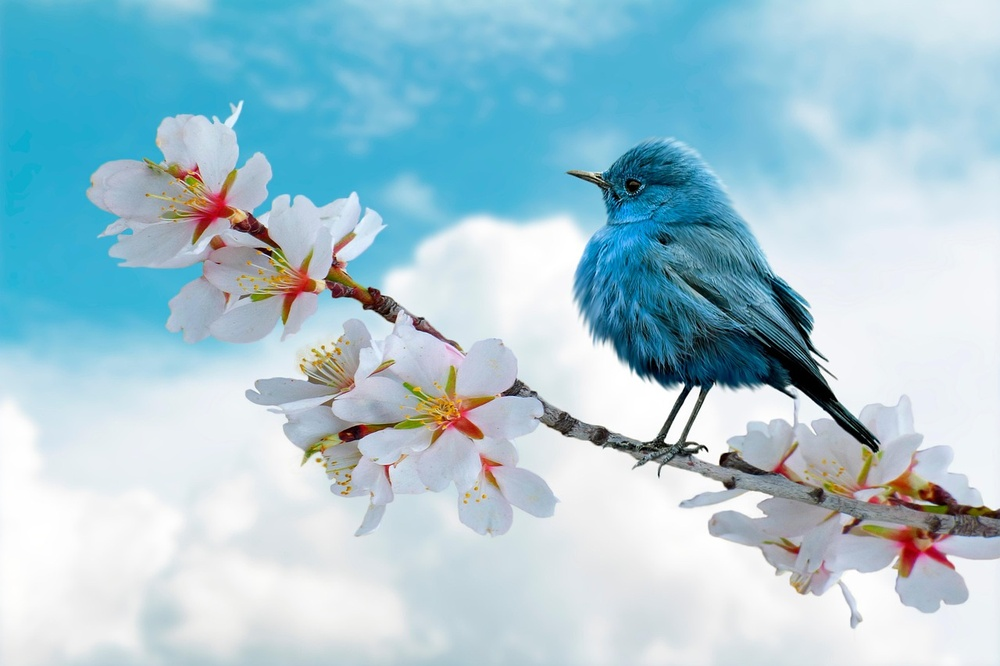
#> input picture assignment_20260315/bird.jpg, 1000 x 666 px, shrunk from 1280 x 853 before the run, found by its file name
$ python Assignment01_image_manipulation.py
#> lines starting #> are read from the running program, lines starting #| are printed output that depends on the picture
import matplotlib.pyplot as plt
import numpy as np

bird = plt.imread('./assignment_20260315/bird.jpg')
#> bird is the input picture: shape (666, 1000, 3); mean R, G, B 165.5, 199.2, 211.7

print ("\nReducing the size of image by displaying alternative pixel")
bird_a = bird[::2, ::2]
print(f"The size has been reduced by {(bird_a.size/bird.size):.2f}")
#| The size has been reduced by 0.25
#plt.imshow(bird)
plt.imshow(bird_a)


print ("\nReducing the size of image by merging 4 neighboring pixels")
bird_2 = np.full(bird.shape, 255)
max_x_position = bird.shape[0]//2-2
#> max_x_position = 331
max_y_position = bird.shape[1]//2-2
#> max_y_position = 498
for i in range(max_x_position):
    x_position = i*2
    for j in range(max_y_position):
        y_position = j*2
        bird_2[i,j,0] = (int(bird[x_position,y_position,0]) + int(bird[x_position,y_position+1,0]) + int(bird[x_position+1,y_position,0]) + int(bird[x_position+1,y_position+1,0]))//4
        bird_2[i,j,1] = (int(bird[x_position,y_position,1]) + int(bird[x_position,y_position+1,1]) + int(bird[x_position+1,y_position,1]) + int(bird[x_position+1,y_position+1,1]))//4
        bird_2[i,j,2] = (int(bird[x_position,y_position,2]) + int(bird[x_position,y_position+1,2]) + int(bird[x_position+1,y_position,2]) + int(bird[x_position+1,y_position+1,2]))//4
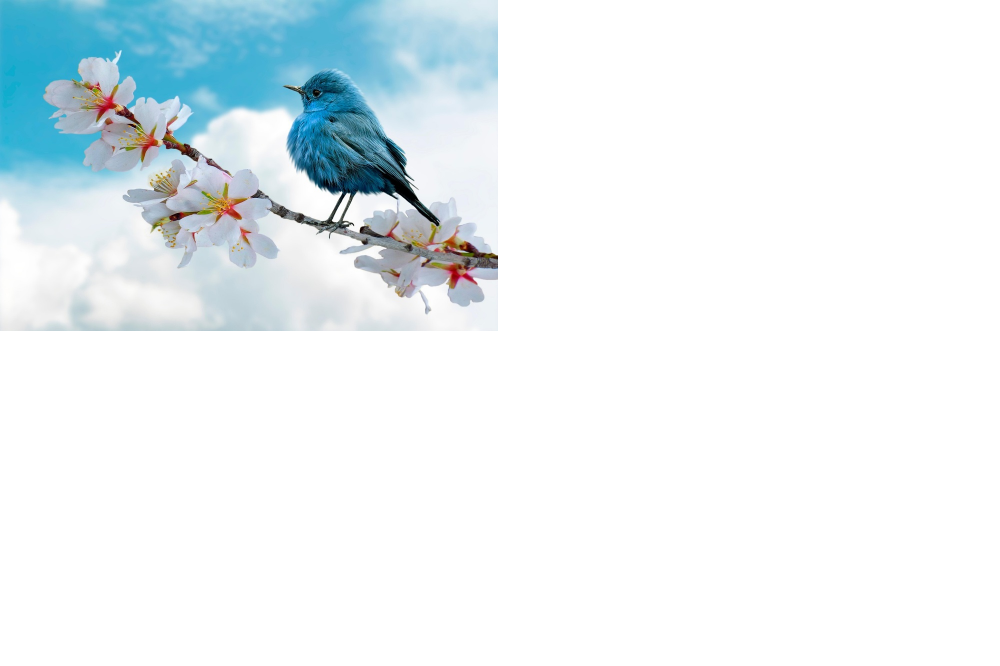
#> bird_2: shape (666, 1000, 3) int64; mean R, G, B 232.7, 241.1, 244.2

print(f"Shape of bird after merging neighbours {bird_2.shape}")
#| Shape of bird after merging neighbours (666, 1000, 3)
